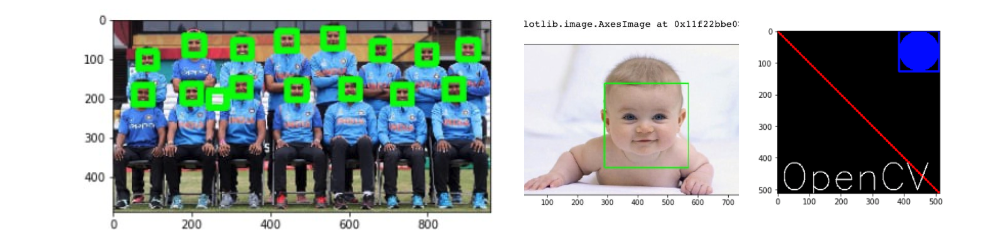
#> input picture pic2.png, 983 x 238 px, given in place of the camera
$ python face_data.py
#> lines starting #> are read from the running program, lines starting #| are printed output that depends on the picture; after the words box and inside, x2 and y2 are one past the last pixel; in counts of white or black regions, pixels touching at a corner belong together
import cv2
import numpy as np
cap = cv2.VideoCapture(0)
face_cascade=cv2.CascadeClassifier('C:\\xampp\\htdocs\\haarcascade_frontalface_alt.xml')

skip=0
face_data=[]
dataset_path='C:\\Users\\DEEPAK RAJ\\Desktop\\assignment coe\\'
file_name=input("enter your name")
#> the answer given: pic2.png
while True:
     ret,frame=cap.read()
#> frame is the input picture: shape (238, 983, 3); mean B, G, R 171.1, 173, 164.3
     gray_frame = cv2.cvtColor(frame,cv2.COLOR_BGR2GRAY)
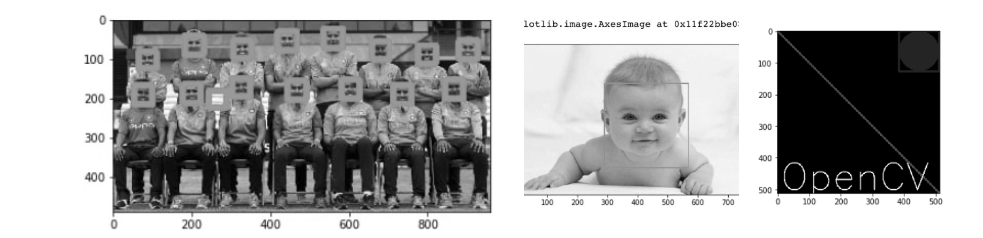
#> gray_frame: shape (238, 983); min 0, max 255, mean 170.2

     if ret==False:
         continue

     faces=face_cascade.detectMultiScale(gray_frame,1.3,5)
#> faces = [[606, 84, 80, 80]]
     faces=sorted(faces,key=lambda f: f[2]*f[3])

     #cv2.imshow("video frame",frame)
     #cv2.imshow("Gray frame",gray_frame)

     for(x,y,w,h) in faces[-1:]:
          cv2.rectangle(frame,(x,y),(x+w,y+h),(255,0,0),2)

          offset=10
          face_section=frame[y-offset:y+h+offset,x-offset:x+w+offset]
          face_section=cv2.resize(face_section,(100,100))

          skip=skip+1
          if skip%10==0:
               face_data.append(face_section)
               print (len(face_data))
#> this loop made 1 pass
#> (x, y, w, h, offset, skip) on pass 1: (606, 84, 80, 80, 10, 1)
#> pass 1, `face_section=frame[y-offset:y+h+offset,x-offset:x+w+offset]`:
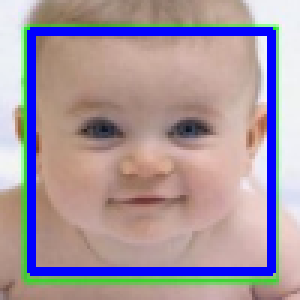
#> face_section: shape (100, 100, 3) (shown 3 times larger); mean B, G, R 159.9, 150, 166.6
#> after the loop:
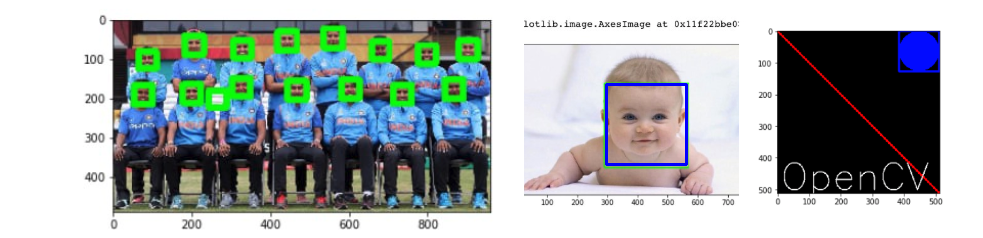
#> frame: shape (238, 983, 3); 0.41% of pixels changed, all inside (x1, y1, x2, y2) = (605, 83, 688, 166)
#> after the loop, face_data = []; skip = 1

     cv2.imshow("video frame",frame)
     #cv2.imshow("face section",face_section)

     key_pressed= cv2.waitKey(1) & 0xFF
#> (key q is pressed here)

     if key_pressed == ord('q'):
          break

face_data=np.asarray(face_data)
#> face_data = empty array
#> (the run stopped early here; a loop or call above may not have finished)
